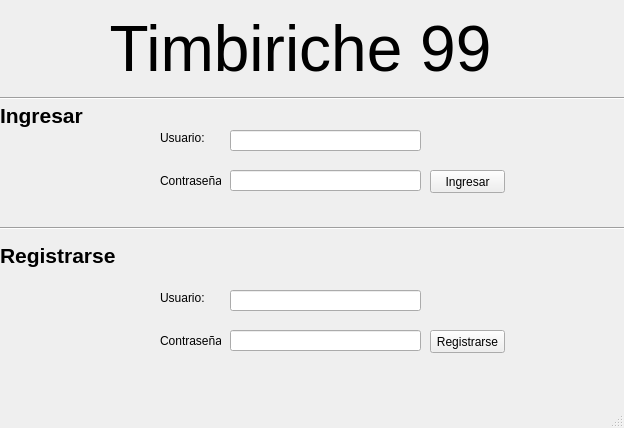
<?xml version="1.0" encoding="UTF-8"?>
<ui version="4.0">
 <class>MainWindow</class>
 <widget class="QMainWindow" name="MainWindow">
  <property name="geometry">
   <rect>
    <x>0</x>
    <y>0</y>
    <width>624</width>
    <height>428</height>
   </rect>
  </property>
  <property name="windowTitle">
   <string>MainWindow</string>
  </property>
  <widget class="QWidget" name="centralwidget">
   <widget class="QLabel" name="label_2">
    <property name="geometry">
     <rect>
      <x>50</x>
      <y>10</y>
      <width>501</width>
      <height>81</height>
     </rect>
    </property>
    <property name="text">
     <string>&lt;html&gt;&lt;head/&gt;&lt;body&gt;&lt;p align=&quot;center&quot;&gt;&lt;span style=&quot; font-size:48pt;&quot;&gt;Timbiriche 99&lt;/span&gt;&lt;/p&gt;&lt;/body&gt;&lt;/html&gt;</string>
    </property>
   </widget>
   <widget class="QLineEdit" name="lineEditUsuario">
    <property name="geometry">
     <rect>
      <x>230</x>
      <y>130</y>
      <width>191</width>
      <height>21</height>
     </rect>
    </property>
   </widget>
   <widget class="QLabel" name="label">
    <property name="geometry">
     <rect>
      <x>160</x>
      <y>130</y>
      <width>50</width>
      <height>16</height>
     </rect>
    </property>
    <property name="text">
     <string>Usuario:</string>
    </property>
   </widget>
   <widget class="QPushButton" name="Bingresar">
    <property name="geometry">
     <rect>
      <x>430</x>
      <y>170</y>
      <width>75</width>
      <height>23</height>
     </rect>
    </property>
    <property name="text">
     <string>Ingresar</string>
    </property>
   </widget>
   <widget class="QLabel" name="label_3">
    <property name="geometry">
     <rect>
      <x>0</x>
      <y>100</y>
      <width>91</width>
      <height>31</height>
     </rect>
    </property>
    <property name="text">
     <string>&lt;html&gt;&lt;head/&gt;&lt;body&gt;&lt;p&gt;&lt;span style=&quot; font-size:16pt; font-weight:600;&quot;&gt;Ingresar&lt;/span&gt;&lt;/p&gt;&lt;/body&gt;&lt;/html&gt;</string>
    </property>
   </widget>
   <widget class="Line" name="line">
    <property name="geometry">
     <rect>
      <x>0</x>
      <y>90</y>
      <width>791</width>
      <height>16</height>
     </rect>
    </property>
    <property name="orientation">
     <enum>Qt::Horizontal</enum>
    </property>
   </widget>
   <widget class="QLabel" name="label_4">
    <property name="geometry">
     <rect>
      <x>160</x>
      <y>170</y>
      <width>61</width>
      <height>21</height>
     </rect>
    </property>
    <property name="text">
     <string>Contraseña:</string>
    </property>
   </widget>
   <widget class="QLineEdit" name="lineEditContrasena">
    <property name="geometry">
     <rect>
      <x>230</x>
      <y>170</y>
      <width>191</width>
      <height>21</height>
     </rect>
    </property>
    <property name="echoMode">
     <enum>QLineEdit::Password</enum>
    </property>
   </widget>
   <widget class="Line" name="line_2">
    <property name="geometry">
     <rect>
      <x>0</x>
      <y>220</y>
      <width>631</width>
      <height>16</height>
     </rect>
    </property>
    <property name="orientation">
     <enum>Qt::Horizontal</enum>
    </property>
   </widget>
   <widget class="QLabel" name="label_5">
    <property name="geometry">
     <rect>
      <x>0</x>
      <y>240</y>
      <width>131</width>
      <height>31</height>
     </rect>
    </property>
    <property name="text">
     <string>&lt;html&gt;&lt;head/&gt;&lt;body&gt;&lt;p&gt;&lt;span style=&quot; font-size:16pt; font-weight:600;&quot;&gt;Registrarse&lt;/span&gt;&lt;/p&gt;&lt;/body&gt;&lt;/html&gt;</string>
    </property>
   </widget>
   <widget class="QPushButton" name="Bregistrar">
    <property name="geometry">
     <rect>
      <x>430</x>
      <y>330</y>
      <width>75</width>
      <height>23</height>
     </rect>
    </property>
    <property name="text">
     <string>Registrarse</string>
    </property>
   </widget>
   <widget class="QLineEdit" name="lineEditReg_con">
    <property name="geometry">
     <rect>
      <x>230</x>
      <y>330</y>
      <width>191</width>
      <height>21</height>
     </rect>
    </property>
    <property name="font">
     <font>
      <strikeout>false</strikeout>
     </font>
    </property>
    <property name="echoMode">
     <enum>QLineEdit::Password</enum>
    </property>
   </widget>
   <widget class="QLabel" name="label_6">
    <property name="geometry">
     <rect>
      <x>160</x>
      <y>330</y>
      <width>61</width>
      <height>21</height>
     </rect>
    </property>
    <property name="text">
     <string>Contraseña:</string>
    </property>
   </widget>
   <widget class="QLineEdit" name="lineEditReg_us">
    <property name="geometry">
     <rect>
      <x>230</x>
      <y>290</y>
      <width>191</width>
      <height>21</height>
     </rect>
    </property>
   </widget>
   <widget class="QLabel" name="label_7">
    <property name="geometry">
     <rect>
      <x>160</x>
      <y>290</y>
      <width>50</width>
      <height>16</height>
     </rect>
    </property>
    <property name="text">
     <string>Usuario:</string>
    </property>
   </widget>
   <widget class="QLabel" name="label_error">
    <property name="geometry">
     <rect>
      <x>530</x>
      <y>290</y>
      <width>61</width>
      <height>31</height>
     </rect>
    </property>
    <property name="text">
     <string/>
    </property>
   </widget>
  </widget>
  <widget class="QMenuBar" name="menubar">
   <property name="geometry">
    <rect>
     <x>0</x>
     <y>0</y>
     <width>624</width>
     <height>21</height>
    </rect>
   </property>
  </widget>
  <widget class="QStatusBar" name="statusbar"/>
 </widget>
 <resources/>
 <connections/>
</ui>
